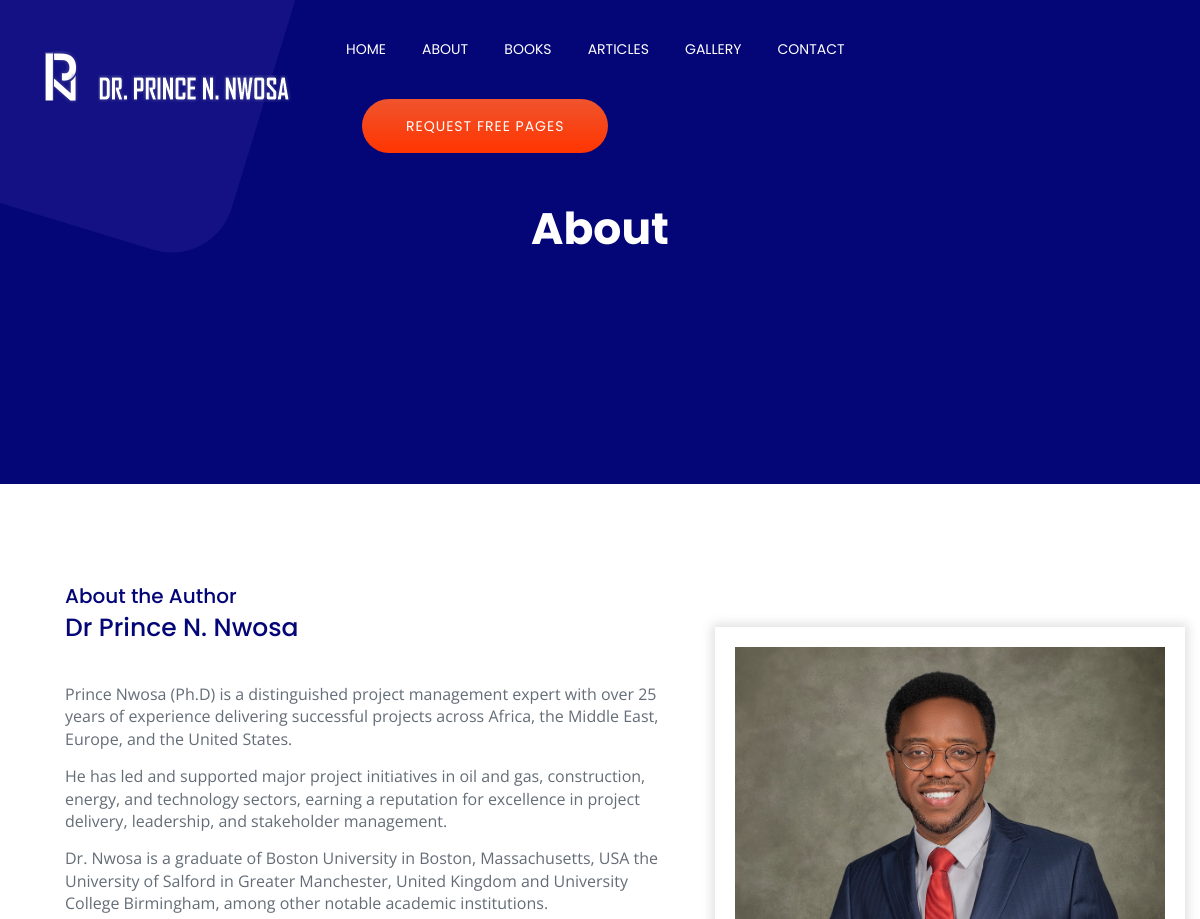
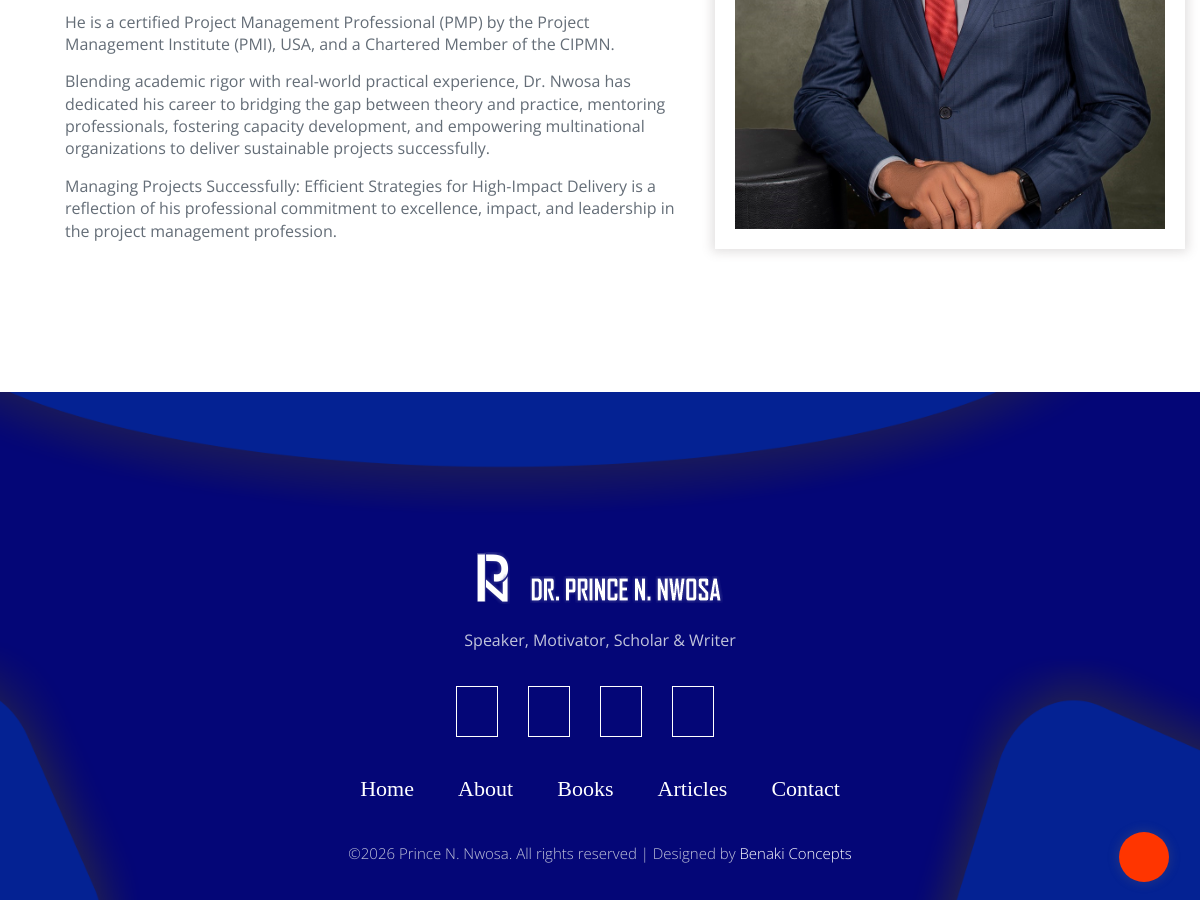
The app's page /about_author.php with its own data (2 pictures, top to bottom).
### tables this page shows
CREATE TABLE `book_author` (
  `authorID` int NOT NULL,
  `academicTitle` varchar(10) DEFAULT NULL,
  `authorName` varchar(30) NOT NULL,
  `authorBio` longtext NOT NULL,
  `authorPhoto` varchar(255) DEFAULT NULL,
  `ln` varchar(50) DEFAULT NULL,
  `fb` varchar(50) DEFAULT NULL,
  `tw` varchar(50) DEFAULT NULL,
  `other` varchar(50) DEFAULT NULL,
  `dateUpdated` datetime DEFAULT CURRENT_TIMESTAMP
);

### assets/about-author.php (the view, shortened to what this page needs)
<?php
if (!empty($authorrows)) {?>
<div class="about-area1 pb-bottom mt-100">
        <div class="container">
            <div class="row align-items-center justify-content-between">
                <div class="col-xl-7 col-lg-7 col-md-12">
                    <div class="about-caption about-caption3 mb-50">
                        <h2 data-animation="fadeInUp">About the Author</h2>
                        <div class="section-head section-head2 mb-30">
                            <h1 data-animation="fadeInLeft">    <?php echo ucwords($authorrows['academicTitle']. ' '. $authorrows['authorName'])?></h1>
                        </div>
                        <p class="mb-40" data-animation="fadeInUp">
                        <?php echo stripcslashes($authorrows['authorBio']); ?>
                        </p>
                    </div>
                </div>
                <div class="col-xl-5 col-lg-5 col-md-8 col-sm-10">
                    <div class="contact_frame contact-img ">
                            <img class="img-fluid" src="assets/img/author/prince-nwosa.jpg" alt="">
                        </div>
                </div>
            </div>
        </div>
    </div>
    <?php } ?>

### records on screen
book_author: academicTitle+authorName "Dr Prince N. Nwosa", authorBio "Prince Nwosa (Ph.D) is a distinguished project management expert with over 25 years of experience delivering successful projects across Africa, the Middle East, Europe, and the United States. He has led and supported major project initiatives in oil and gas, construction, energy, and technology sectors, earning a reputation for excellence in project delivery, leadership, and stakeholder management. Dr. Nwosa is a graduate of Boston University in Boston, Massachusetts, USA the University of Salford in Greater Manchester, United Kingdom and University College Birmingham, among other notable academic institutions. He is a certified Project Management Professional (PMP) by the Project…"
